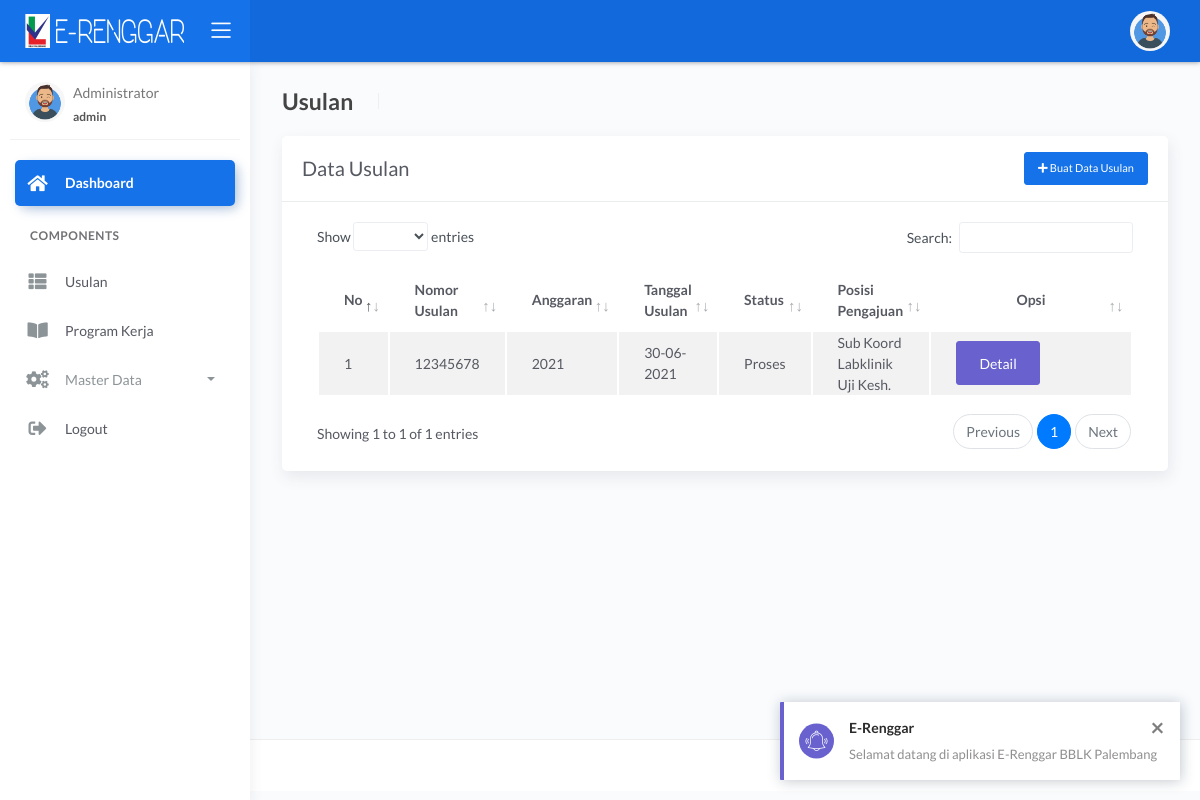
/instalasi/usulan.php (signed in), run on an earlier commit of the app's database.
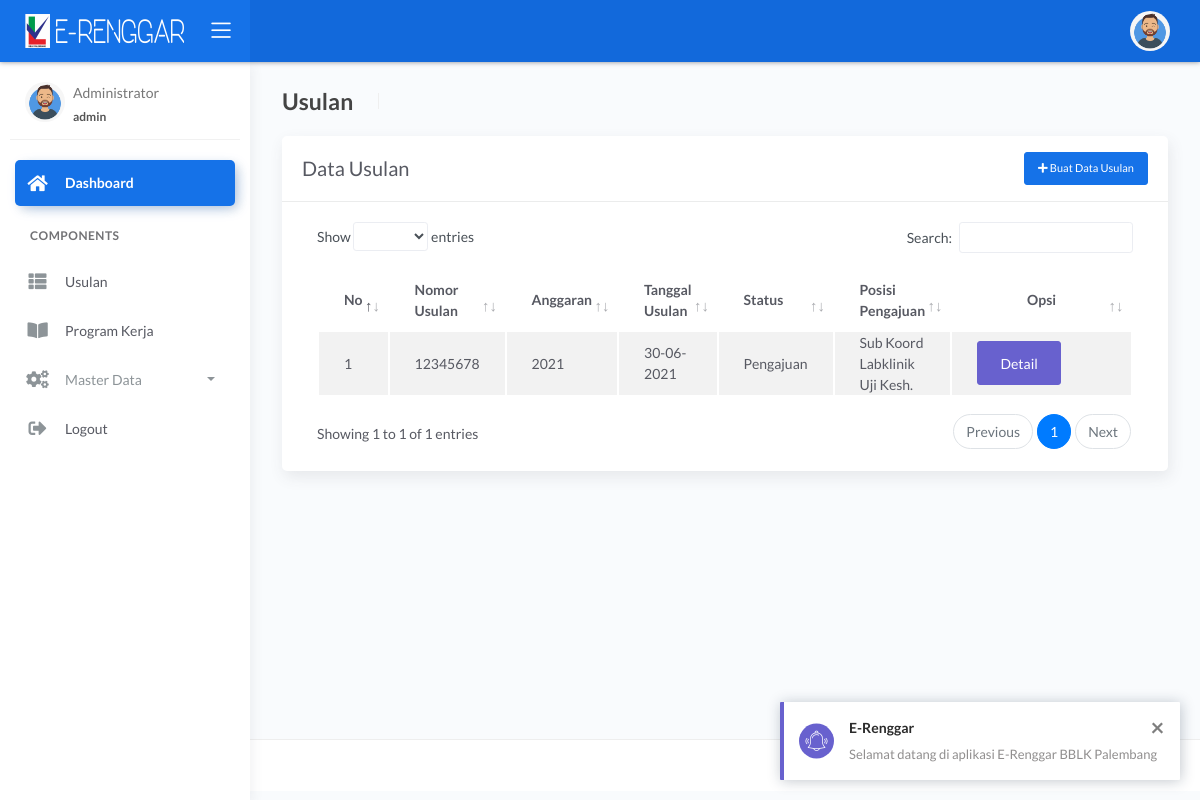
And on a later commit of the database.
### tables this page shows
CREATE TABLE `usulan` (
  `id_usulan` int(11) NOT NULL,
  `id_user` int(11) NOT NULL,
  `no_usulan` varchar(255) NOT NULL,
  `anggaran` varchar(10) NOT NULL,
  `tgl_usulan` date NOT NULL,
  `sent` int(11) NOT NULL,
  `status` varchar(255) DEFAULT 'Pengajuan',
  `tgl_kirim` date DEFAULT NULL,
  `posisi` varchar(255) DEFAULT NULL,
  `catatan` text DEFAULT NULL,
  `created_at` datetime DEFAULT current_timestamp(),
  `updated_at` datetime DEFAULT NULL ON UPDATE current_timestamp()
);

### instalasi/usulan.php (the view, shortened to what this page needs)
<?php include 'header.php';
?>
<div class="main-panel">
	<div class="content">
		<div class="page-inner">
			<div class="page-header">
				<h4 class="page-title">Usulan</h4>
				<ul class="breadcrumbs">
				</ul>
			</div>
			<div class="row">
				<div class="col-12">
					<div class="card">
							<div class="card-header">
							<h4 class="card-title">Data Usulan <button type="button" class="btn btn-sm btn-primary" data-toggle="modal" data-target="#exampleModal" style="float: right;">
								<span class="fas fa-plus"></span> Buat Data Usulan</button></h4>
							</div>
						<div class="card-body">
							<div class="table-responsive">
								<table id="multi-filter-select" class="display table table-striped table-hover" >
									<thead>
										<tr>
											<th>No</th>
											<th>Nomor Usulan</th>
											<th>Anggaran</th>
											<th>Tanggal Usulan</th>
											<th>Status</th>
											<th>Posisi Pengajuan</th>
											<th width="150px"><center>Opsi</center></th>
										</tr>
									</thead>
									<tbody>
										<?php
											 $query = mysqli_query($koneksi,"SELECT * FROM usulan");
									        $no=1;
											 while ($d = mysqli_fetch_array($query)) :?>
											<tr>
												<td><?php echo $no++; ?></td>
												<td><?= $d["no_usulan"]; ?></td>
												<td><?= $d["anggaran"]; ?></td>
												<td><?= date_format(new DateTime($d['tgl_usulan']),"d-m-Y") ?></td>
												<td><?= $d["status"]; ?></td>
												<td><?= $d["posisi"]; ?></td>
												<td>
													<div class="btn-group" role="group" aria-label="Basic example">
														<a href="detail-usulan.php?id_usulan=<?= $d['id_usulan']; ?>" type="button" class="btn btn-secondary">Detail</a>&nbsp;
													</div>
												</td>
											</tr>
											<?php endwhile;?>
										</tbody>
									</table>
								</div>
							</div>
						</div>
					</div>
				</div>
			</div>
		</div>
		<?php include 'footer.php';?>

What changed in the data, as far as the page shows it:
changed usulan "Sub Koord Labklinik Uji Kesh.": status "Proses" → "Pengajuan"
